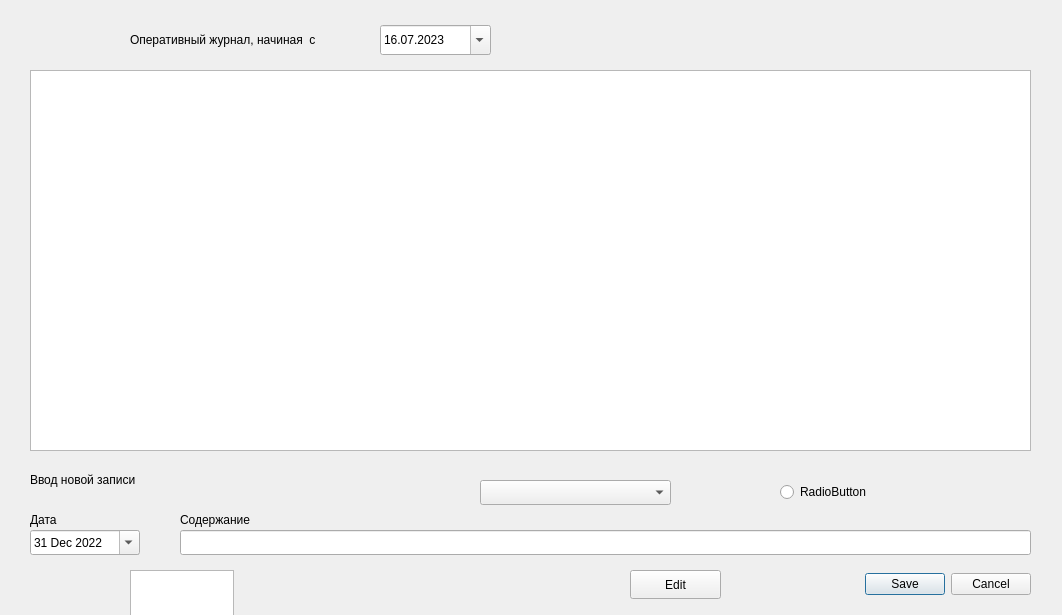
<?xml version="1.0" encoding="UTF-8"?>
<ui version="4.0">
 <class>operationalLog</class>
 <widget class="QDialog" name="operationalLog">
  <property name="geometry">
   <rect>
    <x>0</x>
    <y>0</y>
    <width>1062</width>
    <height>615</height>
   </rect>
  </property>
  <property name="windowTitle">
   <string>Оперативный журнал</string>
  </property>
  <widget class="QPushButton" name="editBtn">
   <property name="geometry">
    <rect>
     <x>630</x>
     <y>570</y>
     <width>91</width>
     <height>29</height>
    </rect>
   </property>
   <property name="text">
    <string>Edit</string>
   </property>
  </widget>
  <widget class="QDialogButtonBox" name="savebtnBox">
   <property name="geometry">
    <rect>
     <x>790</x>
     <y>570</y>
     <width>241</width>
     <height>29</height>
    </rect>
   </property>
   <property name="standardButtons">
    <set>QDialogButtonBox::Cancel|QDialogButtonBox::Save</set>
   </property>
   <property name="centerButtons">
    <bool>false</bool>
   </property>
  </widget>
  <widget class="QLineEdit" name="contentEdit">
   <property name="geometry">
    <rect>
     <x>180</x>
     <y>530</y>
     <width>851</width>
     <height>25</height>
    </rect>
   </property>
  </widget>
  <widget class="QDateEdit" name="dateEdit">
   <property name="geometry">
    <rect>
     <x>30</x>
     <y>530</y>
     <width>110</width>
     <height>25</height>
    </rect>
   </property>
   <property name="sizePolicy">
    <sizepolicy hsizetype="Expanding" vsizetype="Fixed">
     <horstretch>0</horstretch>
     <verstretch>0</verstretch>
    </sizepolicy>
   </property>
   <property name="dateTime">
    <datetime>
     <hour>6</hour>
     <minute>0</minute>
     <second>0</second>
     <year>2022</year>
     <month>12</month>
     <day>31</day>
    </datetime>
   </property>
   <property name="calendarPopup">
    <bool>true</bool>
   </property>
  </widget>
  <widget class="QLabel" name="title">
   <property name="geometry">
    <rect>
     <x>130</x>
     <y>30</y>
     <width>311</width>
     <height>20</height>
    </rect>
   </property>
   <property name="text">
    <string>Оперативный журнал, начиная  с</string>
   </property>
  </widget>
  <widget class="QLabel" name="start">
   <property name="geometry">
    <rect>
     <x>30</x>
     <y>510</y>
     <width>63</width>
     <height>20</height>
    </rect>
   </property>
   <property name="text">
    <string>Дата</string>
   </property>
  </widget>
  <widget class="QLabel" name="content">
   <property name="geometry">
    <rect>
     <x>180</x>
     <y>510</y>
     <width>151</width>
     <height>20</height>
    </rect>
   </property>
   <property name="text">
    <string>Содержание </string>
   </property>
  </widget>
  <widget class="QTableView" name="tableView">
   <property name="geometry">
    <rect>
     <x>30</x>
     <y>70</y>
     <width>1001</width>
     <height>381</height>
    </rect>
   </property>
  </widget>
  <widget class="QLabel" name="action">
   <property name="geometry">
    <rect>
     <x>30</x>
     <y>470</y>
     <width>161</width>
     <height>20</height>
    </rect>
   </property>
   <property name="text">
    <string>Ввод новой записи</string>
   </property>
  </widget>
  <widget class="QDateEdit" name="startDate">
   <property name="geometry">
    <rect>
     <x>380</x>
     <y>25</y>
     <width>111</width>
     <height>30</height>
    </rect>
   </property>
   <property name="dateTime">
    <datetime>
     <hour>0</hour>
     <minute>0</minute>
     <second>0</second>
     <year>2023</year>
     <month>7</month>
     <day>16</day>
    </datetime>
   </property>
   <property name="minimumDate">
    <date>
     <year>2020</year>
     <month>9</month>
     <day>14</day>
    </date>
   </property>
   <property name="displayFormat">
    <string>dd.MM.yyyy</string>
   </property>
   <property name="calendarPopup">
    <bool>true</bool>
   </property>
  </widget>
  <widget class="QComboBox" name="employeeBox">
   <property name="geometry">
    <rect>
     <x>480</x>
     <y>480</y>
     <width>191</width>
     <height>25</height>
    </rect>
   </property>
   <property name="placeholderText">
    <string>ФИО</string>
   </property>
  </widget>
  <widget class="QTextEdit" name="textEdit">
   <property name="geometry">
    <rect>
     <x>130</x>
     <y>570</y>
     <width>104</width>
     <height>75</height>
    </rect>
   </property>
  </widget>
  <widget class="QRadioButton" name="radioButton">
   <property name="geometry">
    <rect>
     <x>780</x>
     <y>480</y>
     <width>107</width>
     <height>24</height>
    </rect>
   </property>
   <property name="text">
    <string>RadioButton</string>
   </property>
  </widget>
 </widget>
 <resources/>
 <connections/>
</ui>
